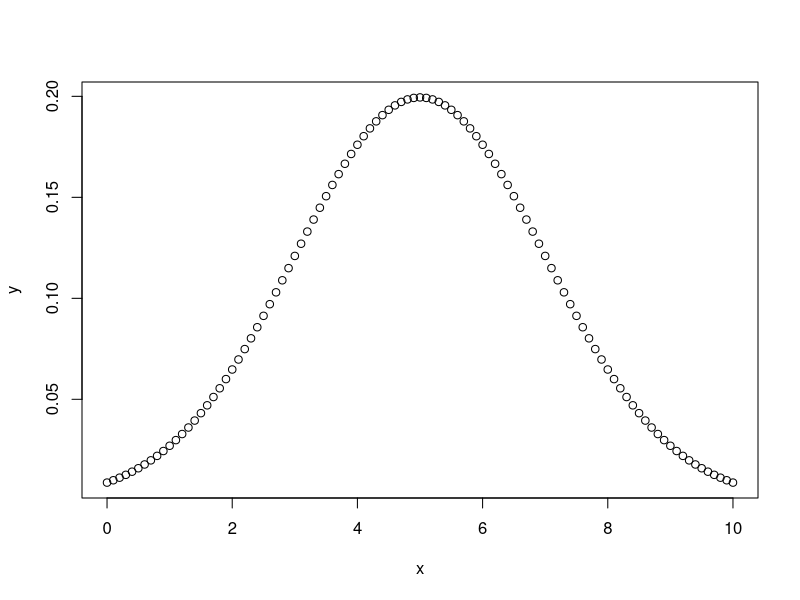
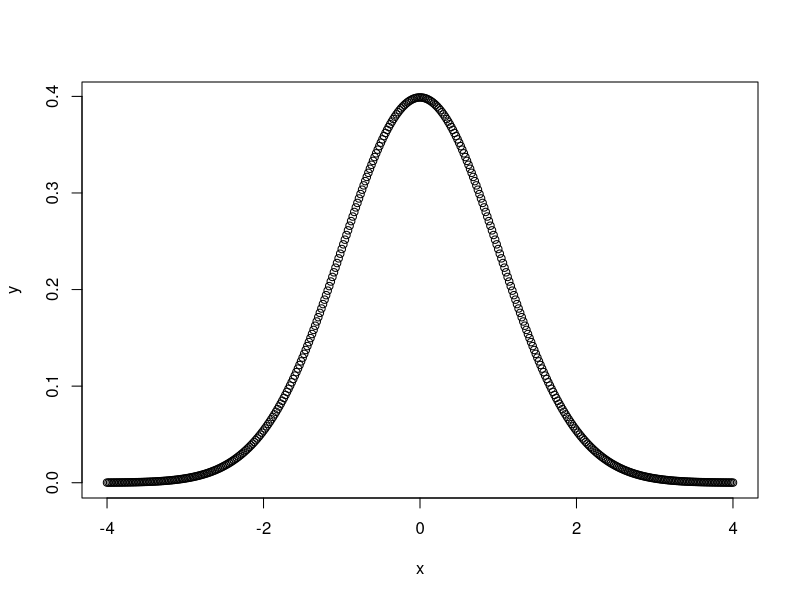
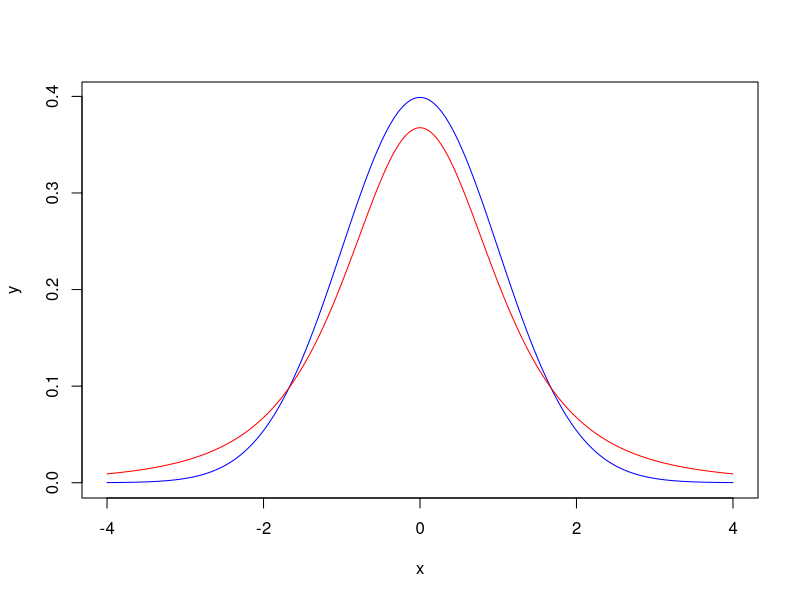
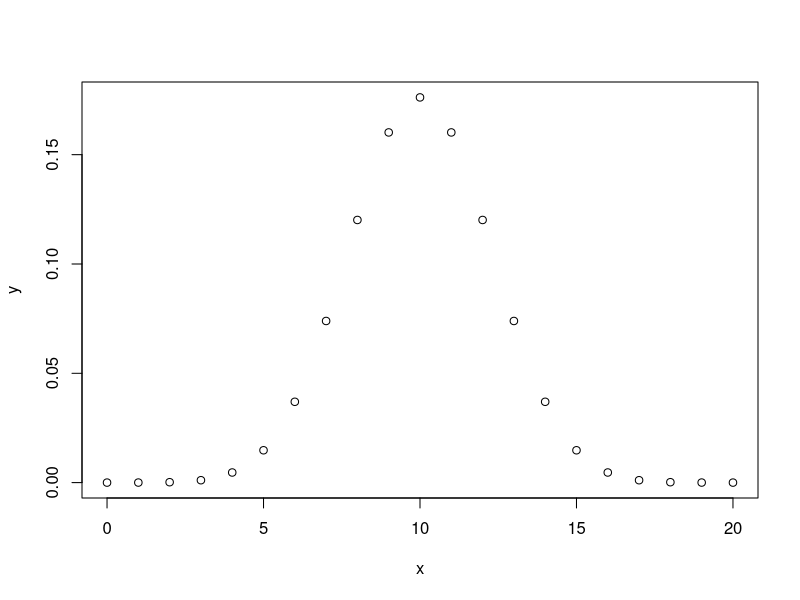
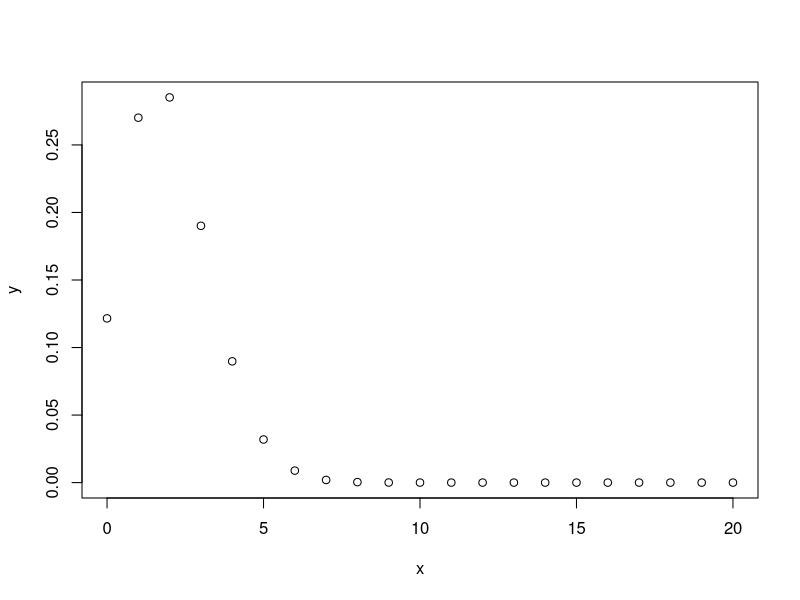
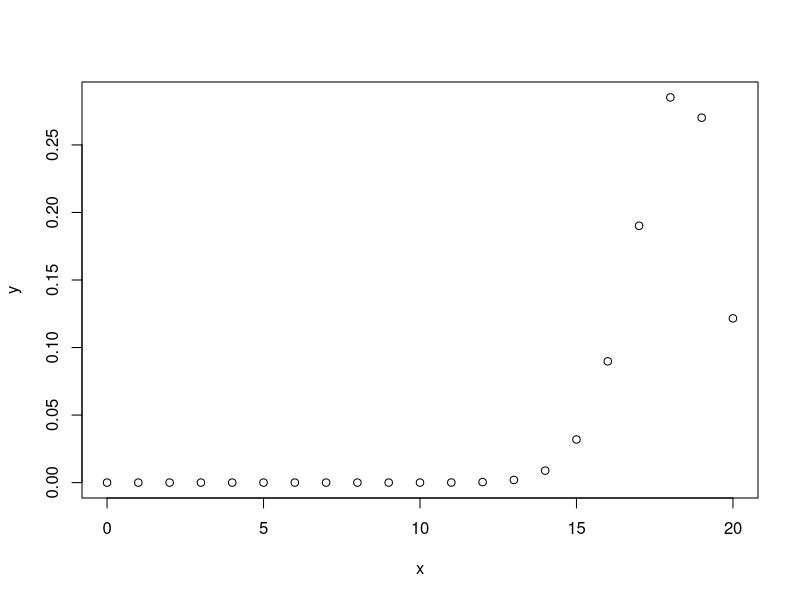
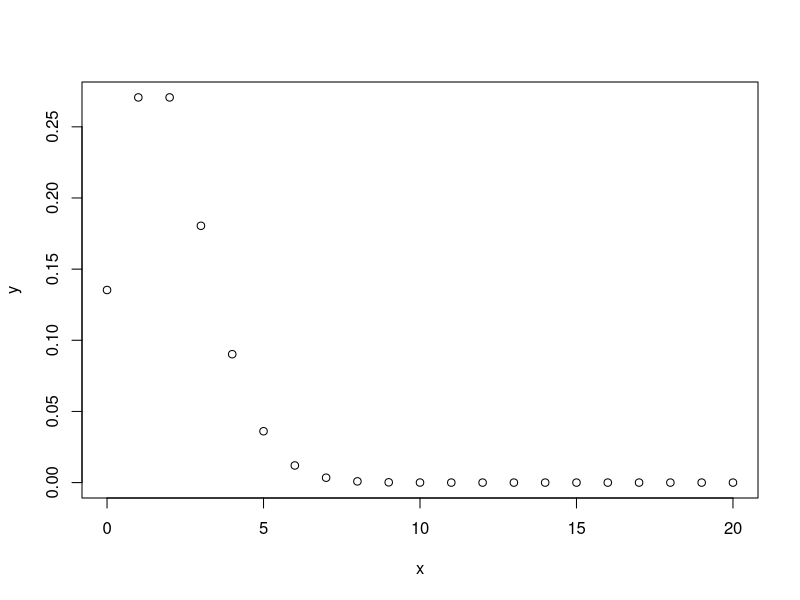
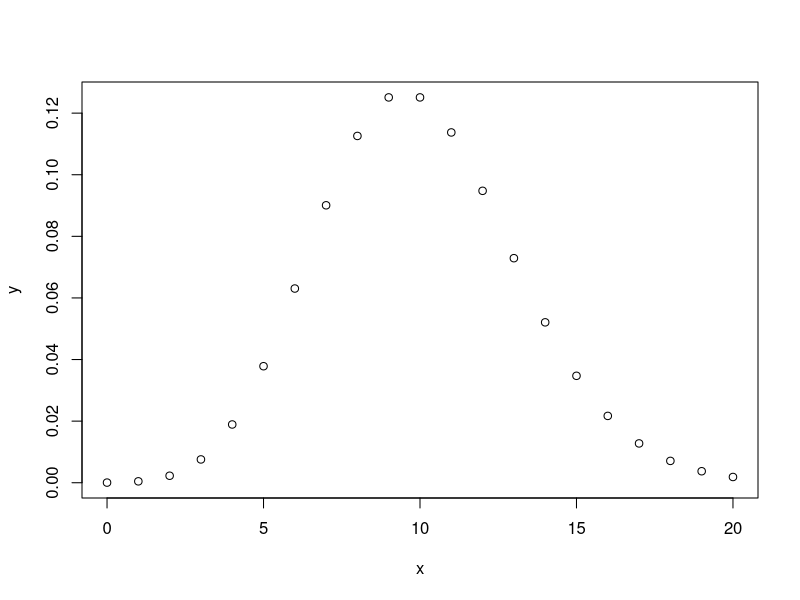

The R source for these figures, in order:
## ---- chunk 1
x <- seq(0,10,by=0.1)
y <- dnorm(x,mean=5,sd=2)
plot(x,y)
## ---- chunk 2
pnorm(5,mean=5,sd=2)
# The mean is five and the distribution is symmetric around the mean, so half of the probability
# should lay to the left of the mean.
## ---- chunk 3
x <- rnorm(100,mean=5,sd=2)
sum(x<5)
sum(x<5)/length(x)
## ---- chunk 4
set.seed(101)
rnorm(5,mean=5,sd=2)
set.seed(101)
rnorm(5,mean=5,sd=2)
## ---- chunk 5
pnorm(7,mean=5,sd=2) - pnorm(3,mean=5,sd=2)   # 68%
pnorm(9,mean=5,sd=2) - pnorm(1,mean=5,sd=2)   # 95%
pnorm(11,mean=5,sd=2) - pnorm(-1,mean=5,sd=2) # 100%
## ---- chunk 6
x <- seq(-4,4,by=0.02)
y <- dnorm(x)
plot(x,y)
## ---- chunk 7
plot(x,y,typ="l",col="blue")
z <- dt(x,3)
lines(x,z,col="red")
# The t distribution is like the standard normal, but shorter and with wider tails.
## ---- chunk 8
x <- 0:20
y <- dbinom(x,20,0.5)
plot(x,y)
y <- dbinom(x,20,0.1)
plot(x,y)
y <- dbinom(x,20,0.9)
plot(x,y)
# The closer the probability p is to 0.5, the more "normal" the distribution looks.
## ---- chunk 9
y <- dpois(x,2)
plot(x,y)
y <- dpois(x,10)
plot(x,y)
## ---- chunk 10
# The probability of "six or more" is one minus the probability of "five or less"
1 - ppois(5,4.5)
## ---- chunk 11
set.seed(202)
x <- rpois(100,3)
hist(x)
hist(x,prob=TRUE)
## ---- chunk 12
mean(x)
sd(x)
median(x)
summary(x)
## ---- chunk 13
integrand = function(x,beta=1) {
  return(x*beta*exp(-x*beta))  # for the mean, we integrate x*f(x)
}
integrate(integrand,0,Inf,beta=2)  # the value should be 1/beta ... which is what is output
## ---- chunk 14
integrand = function(x,a=0,b=1) {
  return(x/(b-a))
}
integrate(integrand,0,1)
